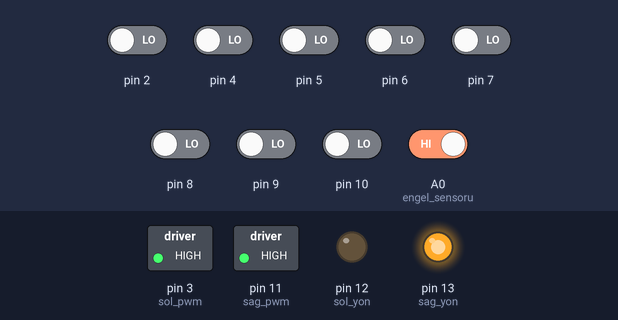
Bench run of a sketch on a simulated Arduino Uno, built with avr-gcc and run on an emulated ATmega328P. Shown: switched loads named in the sketch (green lamp = pin HIGH), output pins drawn as LEDs (lit = HIGH). Inputs (shaded band) come from the test bench; at power-on: A0 (engel_sensoru) HIGH, pin 2, pin 4–10 LOW.

Above: at 10.9 s.
11.0 s: pin 4 driven HIGH
12.5 s: pin 8 driven HIGH
At 12.8 s:
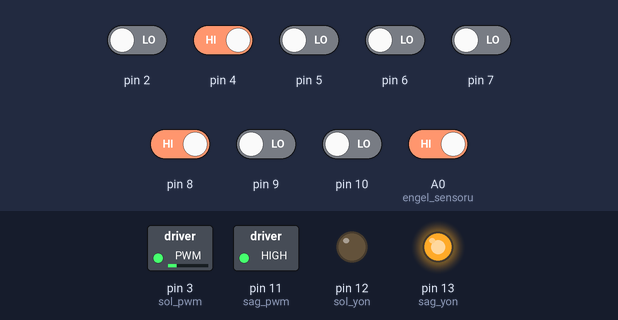
14.0 s: pin 7 driven HIGH
At 15.1 s:
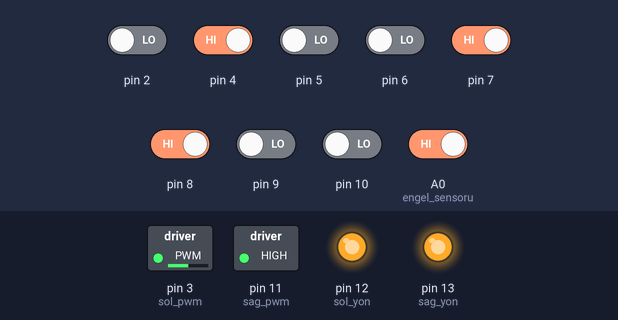
15.5 s: pin 6 driven HIGH
At 16.2 s:
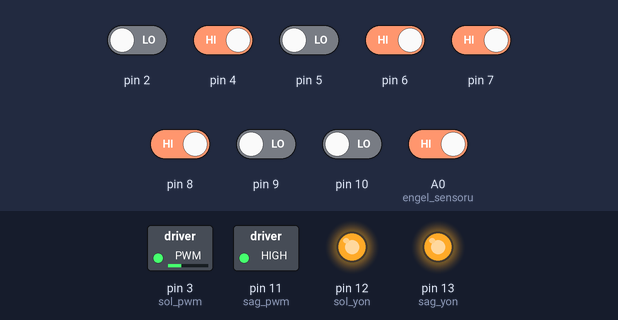
17.0 s: pin 9 driven HIGH
At 17.3 s:
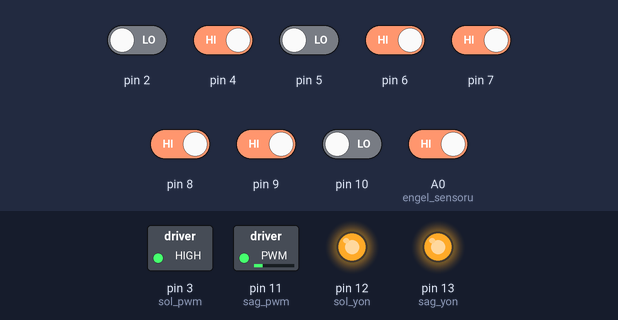
18.5 s: pin 2 driven HIGH
At 19.7 s:
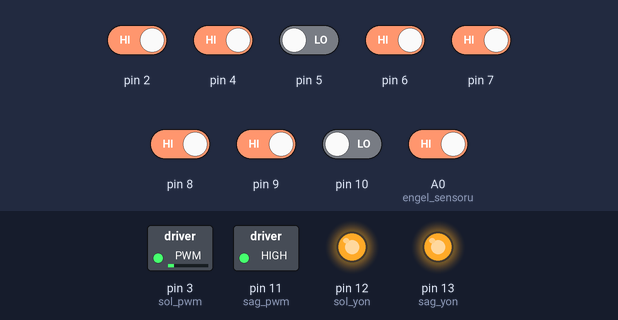
Timing chart, 0 to 21.0 s (numbered marks = the images above; inputs shaded):
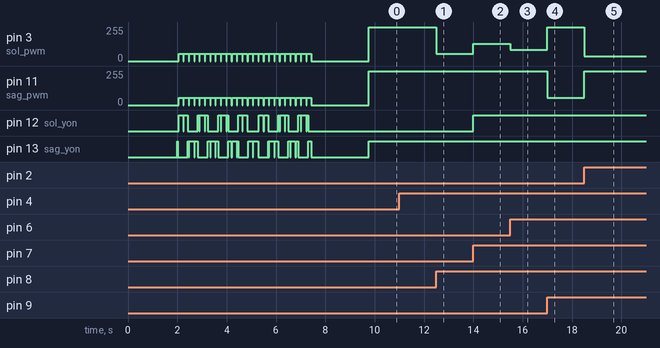

The sketch:

HizliCizgiV2.ino
```cpp
#include <QTRSensors.h>

// --- 1. PINLER ---
#define engel_sensoru A0
#define sag_yon 13
#define sag_pwm 11
#define sol_yon 12
#define sol_pwm 3

// --- 2. AGRESİF HIZ AYARLARI ---
int sag_taban_hiz = 220;    // Düzlükte uçuş modu (185'ten 220'ye çıktı)
int sol_taban_hiz = 220;
float yavaslama_katsayisi = 0.02; // Daha az fren, daha çok hız

QTRSensors qtr;
const uint8_t SensorSayisi = 8;
unsigned int sensorValues[SensorSayisi];

int sonhata = 0;
float Kp = 0.55;  // Hız arttığı için çizgiyi daha sert tutmalı
float Kd = 6.0;   // Yüksek hızda kafa atmasını engellemek için Kd artırıldı

void setup() {
  delay(2000);
  pinMode(engel_sensoru, INPUT);
  pinMode(sag_yon, OUTPUT);
  pinMode(sag_pwm, OUTPUT);
  pinMode(sol_yon, OUTPUT);
  pinMode(sol_pwm, OUTPUT);

  qtr.setTypeRC();
  qtr.setSensorPins((const uint8_t[]){2, 4, 5, 6, 7, 8, 9, 10}, SensorSayisi);

  // --- GÜÇLENDİRİLMİŞ KALİBRASYON ---
  digitalWrite(LED_BUILTIN, HIGH);
  for (uint16_t i = 0; i < 250; i++) {
    qtr.calibrate();
    if (i < 200) {
       // 55 PWM: Motorun dişliyi rahat döndürdüğü ama fırlamadığı değer
       if ((i / 15) % 2 == 0) motorkontrol(-55, 55);
       else motorkontrol(55, -55);
    } else { frenle(); }
    delay(2);
    if (i % 8 == 0) motorkontrol(0, 0); // Daha az kesinti, daha akıcı tarama
  }
  digitalWrite(LED_BUILTIN, LOW);
  frenle();
  delay(1000);
}

void loop() {
  // ENGEL KONTROLÜ
  if (digitalRead(engel_sensoru) == LOW) {
    frenle();
    while(digitalRead(engel_sensoru) == LOW);
  }

  // ÇİZGİ OKUMA
  uint16_t position = qtr.readLineBlack(sensorValues);
  int hata = position - 3500;

  // PID HESAPLAMA
  int duzeltme = (Kp * hata) + (Kd * (hata - sonhata));
  sonhata = hata;

  // --- TURBO HIZ MANTIĞI ---
  int aktif_hiz = sag_taban_hiz;

  // Virajda hızı sadece hata çok büyükse (1500+) ve daha az miktarda kırıyoruz
  if (abs(hata) > 1500) {
    aktif_hiz = sag_taban_hiz - (abs(hata) * yavaslama_katsayisi);
  }

  int sag_motor_pwm = aktif_hiz - duzeltme;
  int sol_motor_pwm = aktif_hiz + duzeltme;

  // MAX GÜÇ (255 tam kapasite)
  sag_motor_pwm = constrain(sag_motor_pwm, -255, 255);
  sol_motor_pwm = constrain(sol_motor_pwm, -255, 255);

  motorkontrol(sag_motor_pwm, sol_motor_pwm);
}

void motorkontrol(int sagpwm, int solpwm) {
  if (sagpwm <= 0) {
    digitalWrite(sag_yon, LOW);
    analogWrite(sag_pwm, min(abs(sagpwm), 255));
  } else {
    digitalWrite(sag_yon, HIGH);
    analogWrite(sag_pwm, min(sagpwm, 255));
  }

  if (solpwm <= 0) {
    digitalWrite(sol_yon, LOW);
    analogWrite(sol_pwm, min(abs(solpwm), 255));
  } else {
    digitalWrite(sol_yon, HIGH);
    analogWrite(sol_pwm, min(solpwm, 255));
  }
}

void frenle() { motorkontrol(0, 0); }
```

Measured:
- after the input at 12.5 s, pin 3 (sol_pwm): 255/255 → 55/255 at once
- after the input at 14.0 s, pin 3 (sol_pwm): 55/255 → 129/255 at once; pin 12 (sol_yon): LOW → HIGH at once
- after the input at 15.5 s, pin 3 (sol_pwm): 129/255 → 83/255 at once
- after the input at 17.0 s, pin 3 (sol_pwm): 83/255 → 255/255 at once; pin 11 (sag_pwm): 255/255 → 55/255 at once
- after the input at 18.5 s, pin 3 (sol_pwm): 255/255 → 37/255 at once; pin 11 (sag_pwm): 55/255 → 255/255 at once
